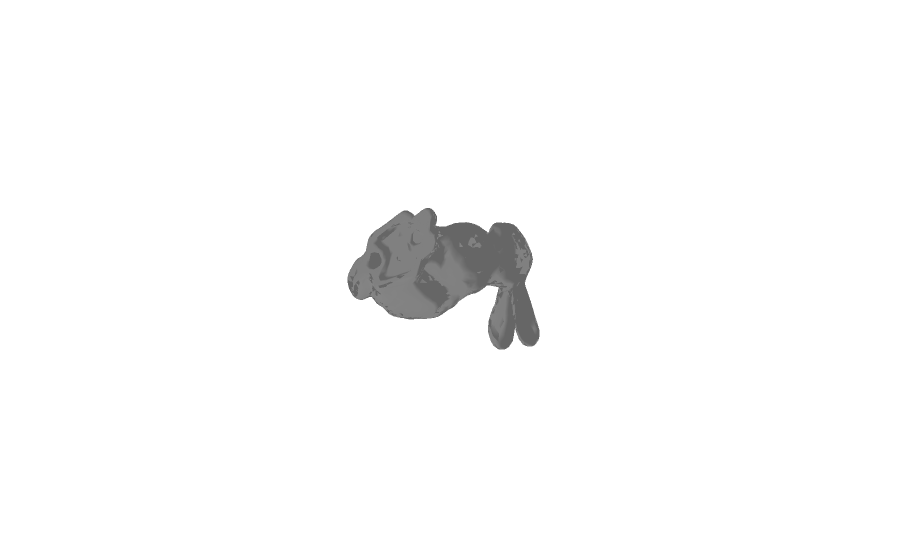

The notebook cell saved with this chart:
### Code cell
mesh = o3d.io.read_triangle_mesh("imgs/bunny.obj")
draw_geometries([mesh])

### Figure 1 — Plotly figure (JSON) as saved in the notebook; plotly's stock layout.template omitted (floating-point values rounded to 4 significant figures; data arrays with more than 128 entries replaced by an {"elided": "..."} marker saying what was removed)
{"data": [{"facecolor": [0, 1, 0], "i": {"elided": "4968 int values"}, "j": {"elided": "4968 int values"}, "k": {"elided": "4968 int values"}, "opacity": 0.5, "type": "mesh3d", "x": {"elided": "2503 float values"}, "y": {"elided": "2503 float values"}, "z": {"elided": "2503 float values"}}], "layout": {"autosize": true, "scene": {"aspectmode": "auto", "aspectratio": {"x": 1.092, "y": 1.081, "z": 0.8471}, "camera": {"center": {"x": 0, "y": 0, "z": 0}, "eye": {"x": 1.68, "y": 1.68, "z": 1.68}, "projection": {"type": "perspective"}, "up": {"x": 0, "y": 0, "z": 1}}, "xaxis": {"type": "linear", "visible": false}, "yaxis": {"type": "linear", "visible": false}, "zaxis": {"type": "linear", "visible": false}}}}
